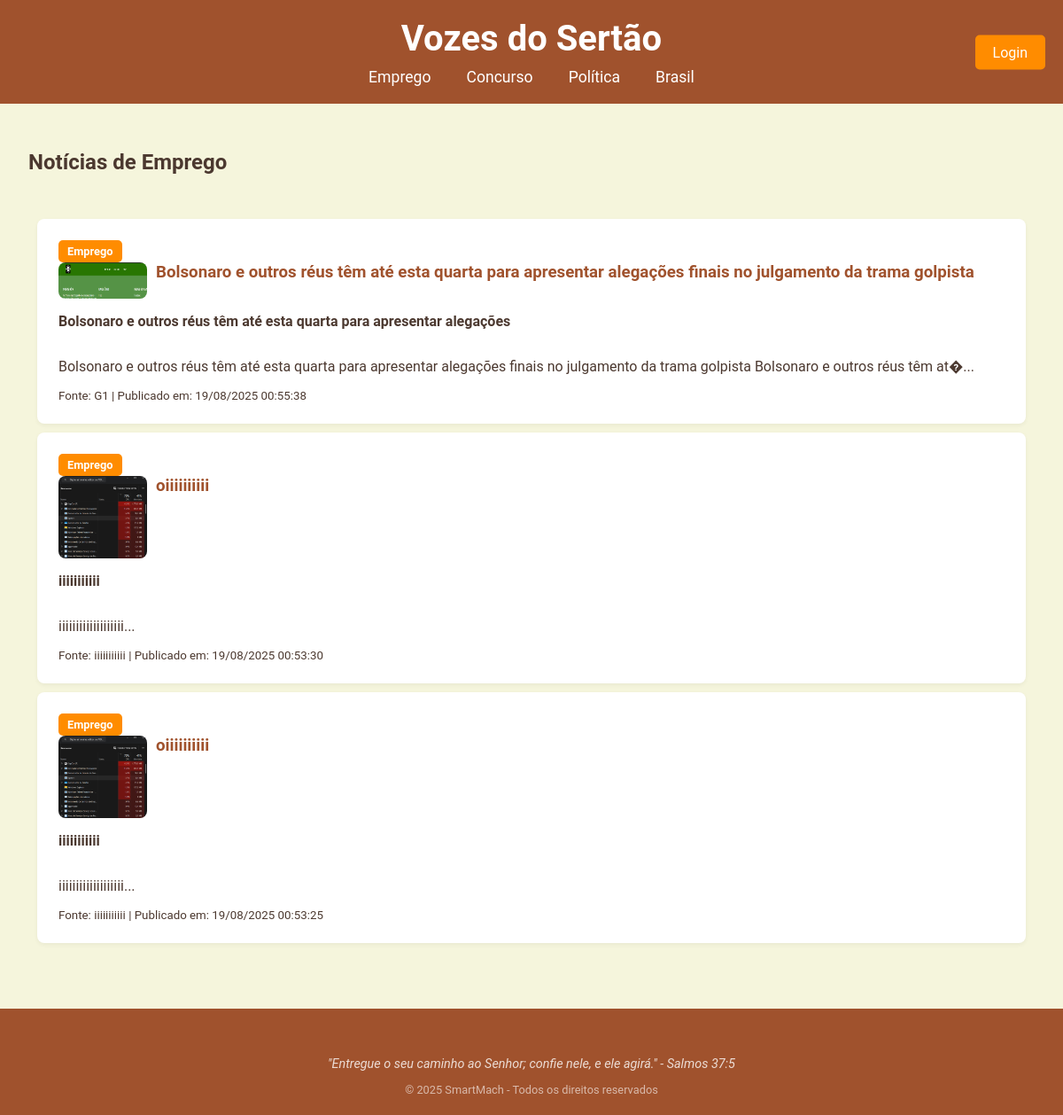
Page /emprego.php on the committed database.
### tables this page shows
CREATE TABLE `noticias` (
  `id` int(11) UNSIGNED NOT NULL,
  `categoria` varchar(50) NOT NULL,
  `titulo` varchar(255) NOT NULL,
  `subtitulo` varchar(255) NOT NULL,
  `conteudo` text NOT NULL,
  `fonte` varchar(100) NOT NULL,
  `caminho_imagem` varchar(255) NOT NULL,
  `data_publicacao` datetime NOT NULL
);

### emprego.php (the view, shortened to what this page needs)
<!DOCTYPE html>
<html lang="pt-br">
<head>
  <link rel="stylesheet" href="Css/emprego.css" />
</head>
<body>
  <header>
    <div class="logo-container">
     <a href="index.php"><h1>Vozes do Sertão</h1></a>
    </div>
    <nav class="nav-categorias">
      <ul>
        <li><a href="emprego.php">Emprego</a></li>
        <li><a href="concurso.php">Concurso</a></li>
        <li><a href="politica.php">Política</a></li>
        <li><a href="brasil.php">Brasil</a></li>
      </ul>
    </nav>
        <a href="login.php" class="btn-login">Login</a>
  </header>
  <main>
    <div class="container-principal">
      <section class="noticias-lista">
        <h2>Notícias de Emprego</h2>
        <div id="container-noticias">
          <?php
            $servername = "localhost";
            $username = "root";
            $password = "";
            $dbname = "blog_noticias";
            $conn = new mysqli($servername, $username, $password, $dbname);
            $sql = "SELECT id, titulo, subtitulo, conteudo, fonte, caminho_imagem, data_publicacao FROM noticias WHERE categoria = 'emprego' ORDER BY data_publicacao DESC";
            $result = $conn->query($sql);
            if ($result->num_rows > 0) {
                while($row = $result->fetch_assoc()) {
                    echo '<div class="noticia-card-com-foto">';
                    echo '  <span class="noticia-categoria">Emprego</span>';
                    echo '  <a href="pagina_noticia.php?id=' . $row['id'] . '">';
                    echo '    <img src="' . htmlspecialchars($row['caminho_imagem']) . '" alt="Imagem da notícia">';
                    echo '    <h3>' . htmlspecialchars($row['titulo']) . '</h3>';
                    echo '  </a>';
                    echo '  <p><strong>' . htmlspecialchars($row['subtitulo']) . '</strong></p>';
                    echo '  <p>' . htmlspecialchars(substr($row['conteudo'], 0, 150)) . '...</p>';
                    $data = new DateTime($row['data_publicacao']);
                    $dataFormatada = $data->format('d/m/Y H:i:s');
                    echo '  <small>Fonte: ' . htmlspecialchars($row['fonte']) . ' | Publicado em: ' . $dataFormatada . '</small>';
                    echo '</div>';
                }
            } else {
                echo "<p>Nenhuma notícia publicada ainda.</p>";
            }
          ?>
        </div>
      </section>
    </div>
  </main>
  <footer class="footer">
    <p>"Entregue o seu caminho ao Senhor; confie nele, e ele agirá." - Salmos 37:5</p>
    <span>© 2025 SmartMach - Todos os direitos reservados</span>
  </footer>
</body>
</html>

### Css/emprego.css (style rules this page uses)
body { font-family: 'Roboto', sans-serif; background-color: #F5F5DC; color: #4B382F; margin: 0; padding: 0; }
header { background-color: #A0522D; color: white; padding: 20px; display: flex; flex-direction: column; align-items: center; position: relative; }
.logo-container { text-align: center; margin-bottom: 10px; }
h1 { margin: 0; font-size: 2.5em; font-weight: 700; }
h1, a { text-decoration: none; color: white; }
.nav-categorias ul { list-style: none; padding: 0; margin: 0; display: flex; gap: 20px; }
.nav-categorias a { color: white; text-decoration: none; font-weight: 400; font-size: 1.1em; padding: 5px 10px; transition: background-color 0.3s; }
.btn-login { position: absolute; right: 20px; top: 50%; transform: translateY(-50%); background-color: #FF8C00; color: white; text-decoration: none; padding: 10px 20px; border-radius: 5px; transition: background-color 0.3s; }
main { padding: 2rem; max-width: 1200px; margin: 0 auto; }
.container-principal { display: flex; gap: 2rem; }
.noticias-lista { flex-grow: 1; display: flex; flex-direction: column; gap: 20px; }
.noticia-card-com-foto { background-color: white; border-radius: 8px; box-shadow: 0 2px 5px rgba(0,0,0,0.05); padding: 1.5rem; display: flex; flex-direction: column; margin: 10px; }
.noticia-card-com-foto a { text-decoration: none; color: inherit; display: flex; flex-direction: row; gap: 10px; }
.noticia-card-com-foto img { width: 100px; height: auto; border-radius: 8px; flex-shrink: 0; }
.noticia-card-com-foto h3 { color: #A0522D; margin-top: 0; }
.noticia-categoria { display: inline-block; background-color: #FF8C00; color: white; padding: 5px 10px; border-radius: 5px; font-size: 0.8rem; font-weight: bold; align-self: flex-start; }
.footer { flex-shrink: 0; background-color: #A0522D; color: white; padding: 40px 30px 20px; text-align: center; margin-top: 2rem; }
.footer p { color: rgba(255, 255, 255, 0.8); font-style: italic; font-size: 0.9rem; margin-bottom: 10px; }
.footer span { color: rgba(255, 255, 255, 0.6); font-size: 0.8rem; }

### rows in the picture
noticias: caminho_imagem (picture), titulo "Bolsonaro e outros réus têm até esta quarta para apresentar alegações finais no julgamento da trama golpista", subtitulo "Bolsonaro e outros réus têm até esta quarta para apresentar alegações", conteudo "Bolsonaro e outros réus têm até esta quarta para apresentar alegações finais no julgamento da trama golpista Bolsonaro e outros réus têm at�", fonte "G1", data_publicacao "19/08/2025 00:55:38"
noticias: caminho_imagem (picture), titulo "oiiiiiiiiii", subtitulo "iiiiiiiiiii", conteudo "iiiiiiiiiiiiiiiiiii", fonte "iiiiiiiiiii", data_publicacao "19/08/2025 00:53:30"
noticias: caminho_imagem (picture), titulo "oiiiiiiiiii", subtitulo "iiiiiiiiiii", conteudo "iiiiiiiiiiiiiiiiiii", fonte "iiiiiiiiiii", data_publicacao "19/08/2025 00:53:25"
